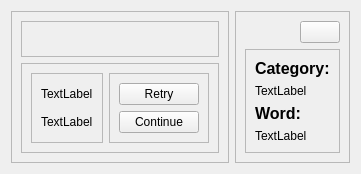
             <widget class="QWidget" name="LiveWordPage">
              <layout class="QHBoxLayout" name="horizontalLayout_21">
               <item>
                <widget class="QFrame" name="WordMainFrame">
                 <property name="sizePolicy">
                  <sizepolicy hsizetype="Expanding" vsizetype="Preferred">
                   <horstretch>0</horstretch>
                   <verstretch>0</verstretch>
                  </sizepolicy>
                 </property>
                 <property name="frameShape">
                  <enum>QFrame::StyledPanel</enum>
                 </property>
                 <property name="frameShadow">
                  <enum>QFrame::Raised</enum>
                 </property>
                 <layout class="QVBoxLayout" name="verticalLayout_49">
                  <item>
                   <widget class="QFrame" name="WordCVframe">
                    <property name="sizePolicy">
                     <sizepolicy hsizetype="Preferred" vsizetype="Expanding">
                      <horstretch>0</horstretch>
                      <verstretch>0</verstretch>
                     </sizepolicy>
                    </property>
                    <property name="frameShape">
                     <enum>QFrame::StyledPanel</enum>
                    </property>
                    <property name="frameShadow">
                     <enum>QFrame::Raised</enum>
                    </property>
                   </widget>
                  </item>
                  <item alignment="Qt::AlignBottom">
                   <widget class="QFrame" name="WordBottomFrame">
                    <property name="frameShape">
                     <enum>QFrame::StyledPanel</enum>
                    </property>
                    <property name="frameShadow">
                     <enum>QFrame::Raised</enum>
                    </property>
                    <layout class="QHBoxLayout" name="horizontalLayout_20">
                     <item>
                      <widget class="QFrame" name="WordLabelsframe">
                       <property name="frameShape">
                        <enum>QFrame::StyledPanel</enum>
                       </property>
                       <property name="frameShadow">
                        <enum>QFrame::Raised</enum>
                       </property>
                       <layout class="QVBoxLayout" name="verticalLayout_50">
                        <item>
                         <widget class="QLabelThemed" name="WordPredictionLabel">
                          <property name="text">
                           <string>TextLabel</string>
                          </property>
                         </widget>
                        </item>
                        <item>
                         <widget class="QLabelThemed" name="WordAccuracyLabel">
                          <property name="text">
                           <string>TextLabel</string>
                          </property>
                         </widget>
                        </item>
                       </layout>
                      </widget>
                     </item>
                     <item>
                      <widget class="QFrame" name="WordButtonFrames">
                       <property name="frameShape">
                        <enum>QFrame::StyledPanel</enum>
                       </property>
                       <property name="frameShadow">
                        <enum>QFrame::Raised</enum>
                       </property>
                       <layout class="QVBoxLayout" name="verticalLayout_51">
                        <item>
                         <widget class="QPushButtonThemed" name="WordRetrybutton">
                          <property name="text">
                           <string>Retry</string>
                          </property>
                          <property name="icon">
                           <iconset resource="../qss/icons/Icons.qrc">
                            <normaloff>:/icons/png2svg/retry-white.svg</normaloff>
                            <activeoff>:/icons/png2svg/retry-white.svg</activeoff>
                            <activeon>:/icons/png2svg/retry-green.svg</activeon>:/icons/png2svg/retry-white.svg</iconset>
                          </property>
                          <property name="iconSize">
                           <size>
                            <width>24</width>
                            <height>24</height>
                           </size>
                          </property>
                         </widget>
                        </item>
                        <item>
                         <widget class="QPushButtonThemed" name="WordEndButton">
                          <property name="text">
                           <string>Continue</string>
                          </property>
                          <property name="icon">
                           <iconset resource="../qss/icons/Icons.qrc">
                            <normaloff>:/icons/png2svg/continue-white.svg</normaloff>
                            <activeoff>:/icons/png2svg/continue-white.svg</activeoff>
                            <activeon>:/icons/png2svg/continue-green.svg</activeon>:/icons/png2svg/continue-white.svg</iconset>
                          </property>
                          <property name="iconSize">
                           <size>
                            <width>24</width>
                            <height>24</height>
                           </size>
                          </property>
                         </widget>
                        </item>
                       </layout>
                      </widget>
                     </item>
                    </layout>
                   </widget>
                  </item>
                 </layout>
                </widget>
               </item>
               <item>
                <widget class="QFrame" name="RightWordFrame">
                 <property name="frameShape">
                  <enum>QFrame::StyledPanel</enum>
                 </property>
                 <property name="frameShadow">
                  <enum>QFrame::Raised</enum>
                 </property>
                 <layout class="QVBoxLayout" name="verticalLayout_52">
                  <item alignment="Qt::AlignRight">
                   <widget class="QPushButtonThemed" name="WordToOverviewButton">
                    <property name="text">
                     <string />
                    </property>
                    <property name="icon">
                     <iconset resource="../qss/icons/Icons.qrc">
                      <normaloff>:/icons/png2svg/quitmenu-white.svg</normaloff>
                      <activeoff>:/icons/png2svg/quitmenu-white.svg</activeoff>
                      <activeon>:/icons/png2svg/quitmenu-green.svg</activeon>:/icons/png2svg/quitmenu-white.svg</iconset>
                    </property>
                    <property name="iconSize">
                     <size>
                      <width>24</width>
                      <height>24</height>
                     </size>
                    </property>
                   </widget>
                  </item>
                  <item alignment="Qt::AlignVCenter">
                   <widget class="QFrame" name="WordInfoFrame">
                    <property name="frameShape">
                     <enum>QFrame::StyledPanel</enum>
                    </property>
                    <property name="frameShadow">
                     <enum>QFrame::Raised</enum>
                    </property>
                    <layout class="QVBoxLayout" name="verticalLayout_53">
                     <item>
                      <widget class="QLabelThemed" name="CategoryInfoLabel">
                       <property name="text">
                        <string>&lt;html&gt;&lt;head/&gt;&lt;body&gt;&lt;p&gt;&lt;span style=" font-size:12pt; font-weight:700;"&gt;Category:&lt;/span&gt;&lt;/p&gt;&lt;/body&gt;&lt;/html&gt;</string>
                       </property>
                      </widget>
                     </item>
                     <item>
                      <widget class="QLabelThemed" name="CategoryLabel">
                       <property name="text">
                        <string>TextLabel</string>
                       </property>
                      </widget>
                     </item>
                     <item>
                      <widget class="QLabelThemed" name="WordInfoLabel">
                       <property name="text">
                        <string>&lt;html&gt;&lt;head/&gt;&lt;body&gt;&lt;p&gt;&lt;span style=" font-size:12pt; font-weight:700;"&gt;Word:&lt;/span&gt;&lt;/p&gt;&lt;/body&gt;&lt;/html&gt;</string>
                       </property>
                      </widget>
                     </item>
                     <item>
                      <widget class="QLabelThemed" name="WordLabel">
                       <property name="text">
                        <string>TextLabel</string>
                       </property>
                      </widget>
                     </item>
                    </layout>
                   </widget>
                  </item>
                 </layout>
                </widget>
               </item>
              </layout>
             </widget>
